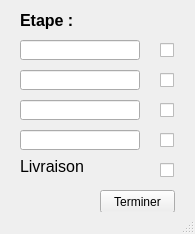
<?xml version="1.0" encoding="UTF-8"?>
<ui version="4.0">
 <class>WindowSuiviCommande</class>
 <widget class="QMainWindow" name="WindowSuiviCommande">
  <property name="geometry">
   <rect>
    <x>0</x>
    <y>0</y>
    <width>195</width>
    <height>234</height>
   </rect>
  </property>
  <property name="windowTitle">
   <string>Suivi</string>
  </property>
  <widget class="QWidget" name="centralWidget">
   <widget class="QLineEdit" name="lineE1">
    <property name="geometry">
     <rect>
      <x>20</x>
      <y>40</y>
      <width>120</width>
      <height>20</height>
     </rect>
    </property>
    <property name="readOnly">
     <bool>true</bool>
    </property>
   </widget>
   <widget class="QLineEdit" name="lineE2">
    <property name="geometry">
     <rect>
      <x>20</x>
      <y>70</y>
      <width>120</width>
      <height>20</height>
     </rect>
    </property>
    <property name="readOnly">
     <bool>true</bool>
    </property>
   </widget>
   <widget class="QLineEdit" name="lineE3">
    <property name="geometry">
     <rect>
      <x>20</x>
      <y>100</y>
      <width>120</width>
      <height>20</height>
     </rect>
    </property>
    <property name="readOnly">
     <bool>true</bool>
    </property>
   </widget>
   <widget class="QLineEdit" name="lineE4">
    <property name="geometry">
     <rect>
      <x>20</x>
      <y>130</y>
      <width>120</width>
      <height>20</height>
     </rect>
    </property>
    <property name="readOnly">
     <bool>true</bool>
    </property>
   </widget>
   <widget class="QCheckBox" name="checkBoxE1">
    <property name="geometry">
     <rect>
      <x>160</x>
      <y>40</y>
      <width>20</width>
      <height>20</height>
     </rect>
    </property>
    <property name="text">
     <string/>
    </property>
   </widget>
   <widget class="QCheckBox" name="checkBoxE2">
    <property name="geometry">
     <rect>
      <x>160</x>
      <y>70</y>
      <width>20</width>
      <height>20</height>
     </rect>
    </property>
    <property name="text">
     <string/>
    </property>
   </widget>
   <widget class="QCheckBox" name="checkBoxE3">
    <property name="geometry">
     <rect>
      <x>160</x>
      <y>100</y>
      <width>20</width>
      <height>20</height>
     </rect>
    </property>
    <property name="text">
     <string/>
    </property>
   </widget>
   <widget class="QCheckBox" name="checkBoxE4">
    <property name="geometry">
     <rect>
      <x>160</x>
      <y>130</y>
      <width>20</width>
      <height>20</height>
     </rect>
    </property>
    <property name="text">
     <string/>
    </property>
   </widget>
   <widget class="QLabel" name="label">
    <property name="geometry">
     <rect>
      <x>20</x>
      <y>10</y>
      <width>150</width>
      <height>20</height>
     </rect>
    </property>
    <property name="font">
     <font>
      <pointsize>12</pointsize>
      <weight>75</weight>
      <bold>true</bold>
     </font>
    </property>
    <property name="text">
     <string>Etape :</string>
    </property>
   </widget>
   <widget class="QLabel" name="labelLivraison">
    <property name="geometry">
     <rect>
      <x>20</x>
      <y>160</y>
      <width>170</width>
      <height>13</height>
     </rect>
    </property>
    <property name="font">
     <font>
      <pointsize>12</pointsize>
     </font>
    </property>
    <property name="text">
     <string>Livraison </string>
    </property>
   </widget>
   <widget class="QCheckBox" name="checkBoxLivraison">
    <property name="geometry">
     <rect>
      <x>160</x>
      <y>160</y>
      <width>20</width>
      <height>20</height>
     </rect>
    </property>
    <property name="text">
     <string/>
    </property>
   </widget>
   <widget class="QPushButton" name="ButtonTerminer">
    <property name="geometry">
     <rect>
      <x>100</x>
      <y>190</y>
      <width>75</width>
      <height>23</height>
     </rect>
    </property>
    <property name="text">
     <string>Terminer</string>
    </property>
   </widget>
  </widget>
  <widget class="QStatusBar" name="statusBar"/>
 </widget>
 <layoutdefault spacing="6" margin="11"/>
 <resources/>
 <connections/>
</ui>
